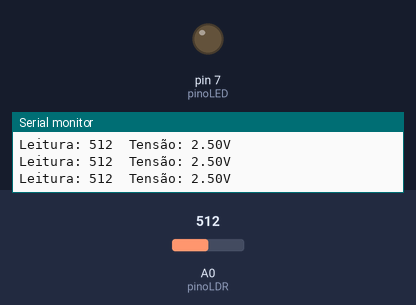
Simulated run of this sketch. Board: Arduino Uno, built with avr-gcc and run on an emulated ATmega328P. Shown: output pins drawn as LEDs (lit = HIGH), the last lines printed to the serial monitor. Inputs (shaded band) come from the test bench; at power-on: A0 (pinoLDR) = 512.

Above: at 1.2 s.
1.3 s: A0 (pinoLDR) set to 109
2.8 s: A0 (pinoLDR) set to 88
At 3.2 s:
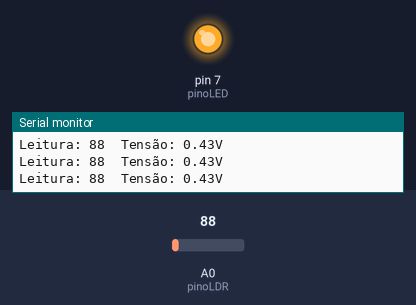
4.3 s: A0 (pinoLDR) set to 110
At 4.8 s:
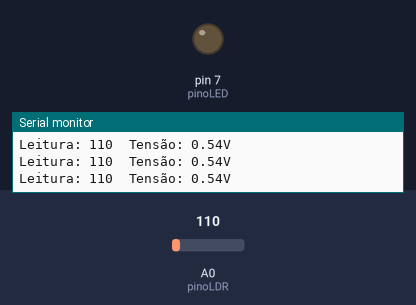
5.8 s: A0 (pinoLDR) set to 90
At 6.3 s:
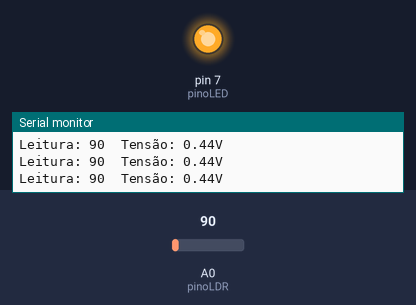
Timing chart, 0 to 8.3 s (numbered marks = the images above; inputs shaded):
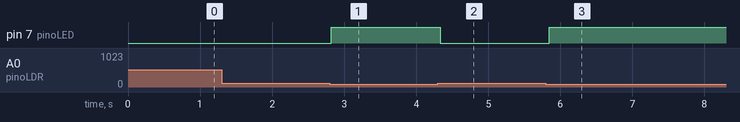

Measured:
- the behaviour switches between 100 and 99 on A0 (pinoLDR) (found by bisection; images 0 and 1)
- after the input at 2.8 s, pin 7 (pinoLED): LOW → HIGH at once
- after the input at 4.3 s, pin 7 (pinoLED): HIGH → LOW at once
- after the input at 5.8 s, pin 7 (pinoLED): LOW → HIGH after 0.05 s

The sketch:

sensorLuz.ino
```cpp
const int pinoLDR = A0; // pino onde o LDR está conectado
const int pinoLED = 7; // pino do LED
int leitura = 0; // variavel para armazenar o valor lido pelo ADC
float tensao = 0.0; // variavel para armazenar a tensao

void setup() {
  // inicia e configura a Serial
  Serial.begin(9600);

  // configura o pino com LDR como entrada, LED como saida
  pinMode(pinoLDR, INPUT);
  pinMode(pinoLED, OUTPUT);
}

void loop() {
  // le o valor de tensao no pino de LDR
  leitura = analogRead(pinoLDR);

  // imprime o valor lido pelo arduino (0 a 1023)
  Serial.print("Leitura: ");
  Serial.print(leitura);
  Serial.print("\t"); // tabulacao

  // converte e imprime o valor em tensao eletrica
  tensao = leitura * 5.0 / 1024.0;
  Serial.print("Tensão: ");
  Serial.print(tensao);
  Serial.print("V");

  Serial.println();

  if (leitura < 100) {
    digitalWrite(pinoLED, HIGH); // acende o LED
  } else {
    digitalWrite(pinoLED, LOW); // apaga o LED
  }

  delay(100);
}
```
